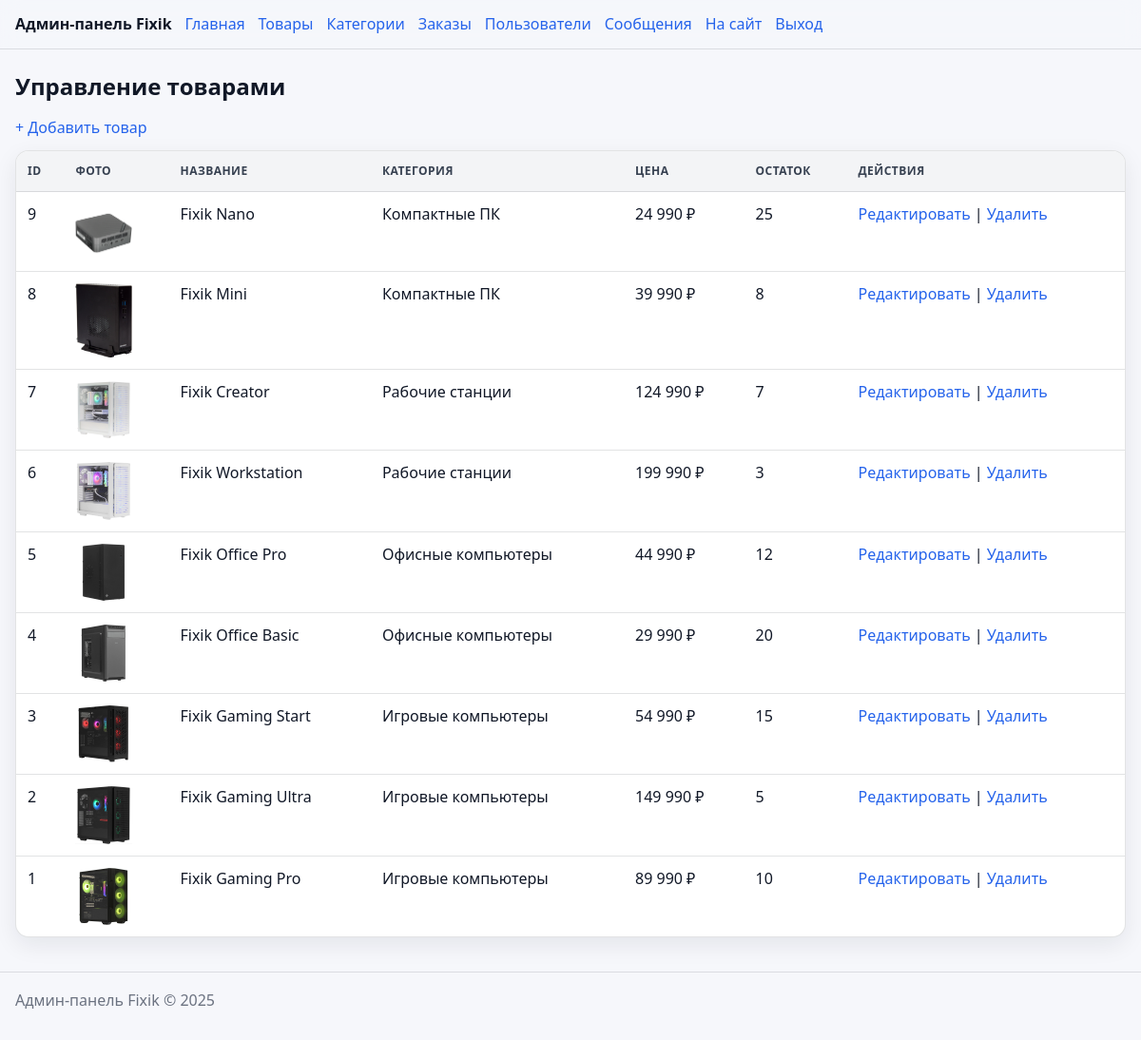
/admin/products.php (signed in), run on the app's committed database.
### tables this page shows
CREATE TABLE IF NOT EXISTS products (
    id INT AUTO_INCREMENT PRIMARY KEY,
    name VARCHAR(200) NOT NULL,
    description TEXT,
    price DECIMAL(10,2) NOT NULL,
    category_id INT,
    processor VARCHAR(100),
    ram VARCHAR(50),
    storage VARCHAR(100),
    graphics VARCHAR(100),
    image VARCHAR(255) DEFAULT 'default.png',
    stock INT DEFAULT 0,
    created_at TIMESTAMP DEFAULT CURRENT_TIMESTAMP,
    FOREIGN KEY (category_id) REFERENCES categories(id) ON DELETE SET NULL
);

CREATE TABLE IF NOT EXISTS categories (
    id INT AUTO_INCREMENT PRIMARY KEY,
    name VARCHAR(100) NOT NULL,
    description TEXT
);

### admin/products.php (the view, shortened to what this page needs)
<?php
require_once '../includes/config.php';
$products = $conn->query("SELECT p.*, c.name as category_name FROM products p LEFT JOIN categories c ON p.category_id = c.id ORDER BY p.id DESC");
include 'header.php';
?>
<h1>Управление товарами</h1>
<p><a href="product_add.php">+ Добавить товар</a></p>
<table>
    <tr>
        <th>ID</th>
        <th>Фото</th>
        <th>Название</th>
        <th>Категория</th>
        <th>Цена</th>
        <th>Остаток</th>
        <th>Действия</th>
    </tr>
    <?php while ($product = $products->fetch_assoc()): ?>
        <tr>
            <td><?php echo $product['id']; ?></td>
            <td><img src="/Fixik/uploads/products/<?php echo htmlspecialchars($product['image']); ?>" width="60"></td>
            <td><?php echo htmlspecialchars($product['name']); ?></td>
            <td><?php echo htmlspecialchars($product['category_name'] ?? 'Без категории'); ?></td>
            <td><?php echo number_format($product['price'], 0, ',', ' '); ?> ₽</td>
            <td><?php echo $product['stock']; ?></td>
            <td>
                <a href="product_edit.php?id=<?php echo $product['id']; ?>">Редактировать</a> |
                <a href="products.php?delete=<?php echo $product['id']; ?>" onclick="return confirm('Удалить товар?')">Удалить</a>
            </td>
        </tr>
    <?php endwhile; ?>
</table>
<?php include 'footer.php'; ?>

### admin/header.php (style rules this page uses)
:root { --bg: #f6f7fb; --card: #ffffff; --text: #111827; --muted: #6b7280; --border: rgba(17, 24, 39, 0.12); --shadow: 0 8px 24px rgba(17, 24, 39, 0.08); --primary: #2563eb; --primary-600: #1d4ed8; --danger: #b91c1c; --success: #047857; --radius: 14px; }
* { box-sizing: border-box; }
body { margin: 0; font-family: system-ui, -apple-system, Segoe UI, Roboto, Arial, sans-serif; background: var(--bg); color: var(--text); line-height: 1.45; }
img { max-width: 100%; height: auto; display: block; }
a { color: var(--primary); text-decoration: none; }
h1 { font-size: 24px; margin: 0 0 14px; }
p { margin: 0 0 12px; }
table { width: 100%; border-collapse: separate; border-spacing: 0; overflow: hidden; background: var(--card); border: 1px solid var(--border); border-radius: var(--radius); box-shadow: var(--shadow); }
th, td { padding: 12px 12px; border-bottom: 1px solid var(--border); vertical-align: top; text-align: left; }
th { background: #f3f4f6; font-size: 12px; text-transform: uppercase; letter-spacing: 0.04em; color: #374151; }
tr:last-child td { border-bottom: none; }

### data on the page
products: id "9", image (picture), name "Fixik Nano", category.name "Компактные ПК", price "24 990", stock "25"
products: id "8", image (picture), name "Fixik Mini", category.name "Компактные ПК", price "39 990", stock "8"
products: id "7", image (picture), name "Fixik Creator", category.name "Рабочие станции", price "124 990", stock "7"
products: id "6", image (picture), name "Fixik Workstation", category.name "Рабочие станции", price "199 990", stock "3"
products: id "5", image (picture), name "Fixik Office Pro", category.name "Офисные компьютеры", price "44 990", stock "12"
products: id "4", image (picture), name "Fixik Office Basic", category.name "Офисные компьютеры", price "29 990", stock "20"
products: id "3", image (picture), name "Fixik Gaming Start", category.name "Игровые компьютеры", price "54 990", stock "15"
products: id "2", image (picture), name "Fixik Gaming Ultra", category.name "Игровые компьютеры", price "149 990", stock "5"
products: id "1", image (picture), name "Fixik Gaming Pro", category.name "Игровые компьютеры", price "89 990", stock "10"
